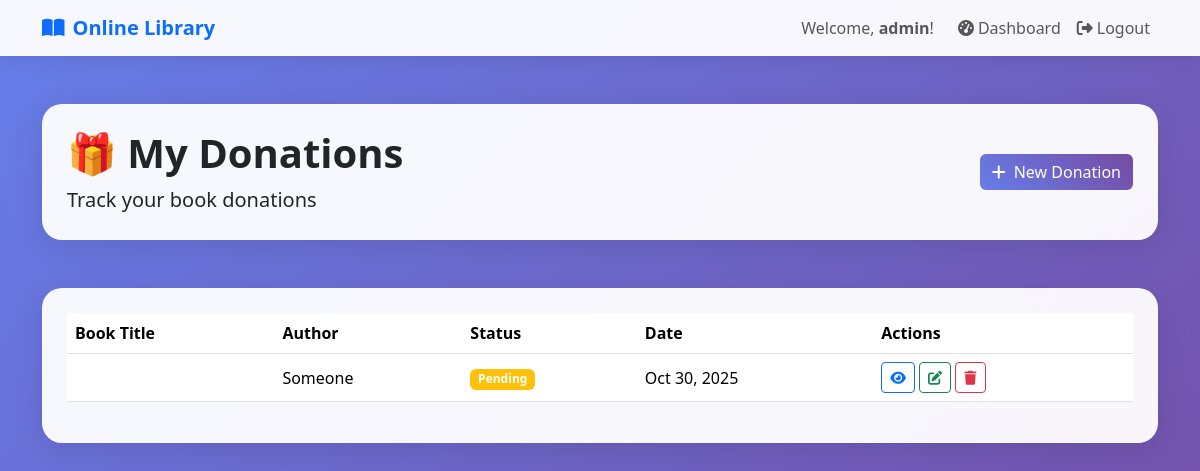
/donations/ (signed in), run on an earlier commit of the app's database.
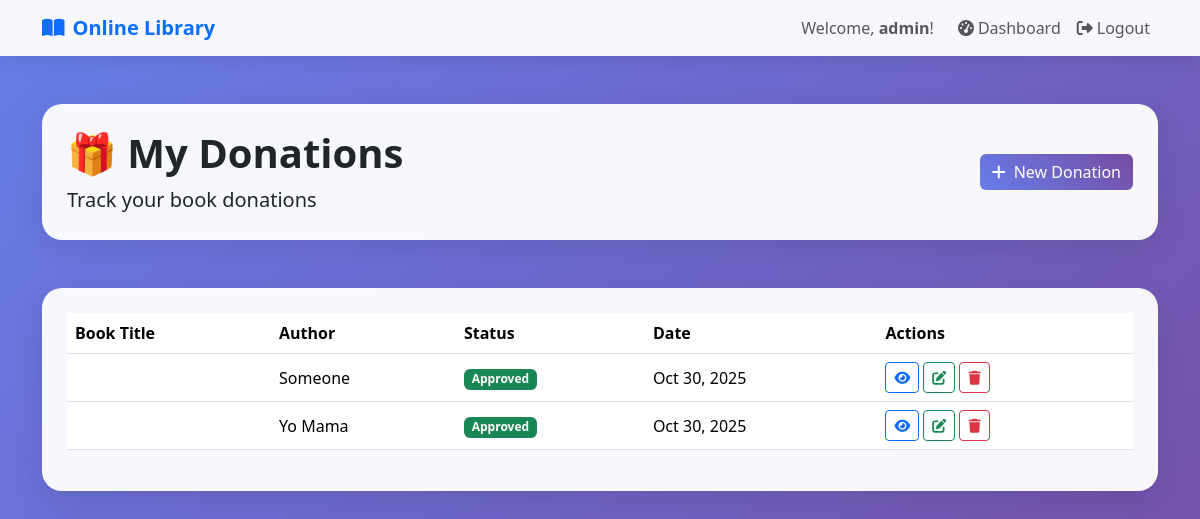
And on a later commit of the database.
### catalog/models.py (models this page shows, shortened)
class Donation(models.Model):
    STATUS_CHOICES = (
        ('pending', 'Pending'),
        ('approved', 'Approved'),
        ('rejected', 'Rejected'),
    )
    user = models.ForeignKey(settings.AUTH_USER_MODEL, on_delete=models.CASCADE)
    book_title = models.CharField(max_length=255)
    author = models.CharField(max_length=255)
    category = models.ForeignKey(Category, on_delete=models.SET_NULL, null=True, blank=True)
    condition = models.CharField(max_length=100, default="Good")
    description = models.TextField(blank=True, null=True)
    quantity = models.IntegerField(default=1)
    status = models.CharField(max_length=10, choices=STATUS_CHOICES, default='pending')
    created_at = models.DateTimeField(auto_now_add=True)
    updated_at = models.DateTimeField(auto_now=True)

### catalog/views.py (the view)
# urls.py: path("donations/", views.donation_list, name="donation_list"),
@login_required
def donation_list(request):
    donations = Donation.objects.all() if request.user.is_superuser else Donation.objects.filter(user=request.user)
    return render(request, "catalog/donation_list.html", {"donations": donations})

### templates/catalog/donation_list.html (shortened to what this page needs)
{% extends "catalog/base.html" %}
{% block content %}
<div class="container py-5">
    <div class="row mb-5">
        <div class="col-12">
            <div class="glass-card p-4">
                <div class="row align-items-center">
                    <div class="col-md-8">
                        <h1 class="display-6 fw-bold mb-2">🎁 My Donations</h1>
                        <p class="lead mb-0">Track your book donations</p>
                    </div>
                    <div class="col-md-4 text-end">
                        <a href="{% url 'donate_book' %}" class="btn btn-gradient">
                            <i class="fas fa-plus me-2"></i>New Donation
                        </a>
                    </div>
                </div>
            </div>
        </div>
    </div>
    <div class="row">
        <div class="col-12">
            <div class="glass-card p-4">
                {% if donations %}
                <div class="table-responsive">
                    <table class="table table-hover align-middle">
                        <thead>
                            <tr>
                                <th>Book Title</th>
                                <th>Author</th>
                                <th>Status</th>
                                <th>Date</th>
                                <th>Actions</th>
                            </tr>
                        </thead>
                        <tbody>
                            {% for donation in donations %}
                            <tr>
                                <td class="fw-semibold">{{ donation.title }}</td>
                                <td>{{ donation.author }}</td>
                                <td>
                                    <span class="badge bg-{% if donation.status == 'approved' %}success{% elif donation.status == 'rejected' %}danger{% else %}warning{% endif %}">
                                        {{ donation.status|title }}
                                    </span>
                                </td>
                                <td>{{ donation.created_at|date:"M d, Y" }}</td>
                                <td>
                                    <a href="{% url 'donation_detail' donation.id %}" class="btn btn-sm btn-outline-primary">
                                        <i class="fas fa-eye"></i>
                                    </a>
                                    <a href="{% url 'edit_donation' donation.id %}" class="btn btn-sm btn-outline-success">
                                        <i class="fas fa-edit"></i>
                                    </a>
                                    <a href="{% url 'delete_donation' donation.id %}" class="btn btn-sm btn-outline-danger">
                                        <i class="fas fa-trash"></i>
                                    </a>
                                </td>
                            </tr>
                            {% endfor %}
                        </tbody>
                    </table>
                </div>
                {% endif %}
            </div>
        </div>
    </div>
</div>
{% endblock %}

What changed in the data, as far as the page shows it:
changed Donation "Someone": status "Pending" → "Approved"
added Donation: author "Yo Mama", status "Approved", created_at "Oct 30, 2025"
